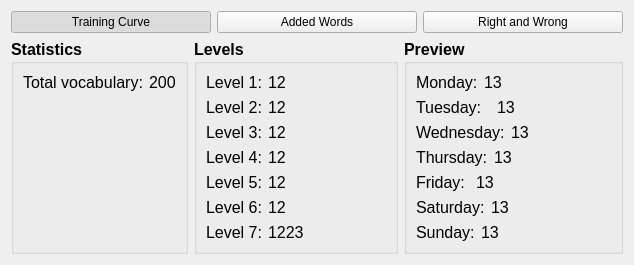
        <widget class="QWidget" name="stats_tab_page">
         <attribute name="title">
          <string>Start</string>
         </attribute>
         <layout class="QVBoxLayout" name="verticalLayout_31">
          <item>
           <layout class="QHBoxLayout" name="horizontalLayout_57">
            <item>
             <widget class="QPushButton" name="successStatisticsButton">
              <property name="text">
               <string>Training Curve</string>
              </property>
              <property name="checkable">
               <bool>true</bool>
              </property>
              <property name="checked">
               <bool>true</bool>
              </property>
              <property name="autoExclusive">
               <bool>true</bool>
              </property>
             </widget>
            </item>
            <item>
             <widget class="QPushButton" name="newWordsStatisticsButton">
              <property name="text">
               <string>Added Words</string>
              </property>
              <property name="checkable">
               <bool>true</bool>
              </property>
              <property name="autoExclusive">
               <bool>true</bool>
              </property>
             </widget>
            </item>
            <item>
             <widget class="QPushButton" name="RightorWrongStatisticsButton">
              <property name="text">
               <string>Right and Wrong</string>
              </property>
              <property name="checkable">
               <bool>true</bool>
              </property>
              <property name="autoExclusive">
               <bool>true</bool>
              </property>
             </widget>
            </item>
           </layout>
          </item>
          <item>
           <layout class="QHBoxLayout" name="horizontalLayout_33">
            <item>
             <widget class="QGroupBox" name="groupBox">
              <property name="font">
               <font>
                <pointsize>12</pointsize>
                <weight>75</weight>
                <bold>true</bold>
               </font>
              </property>
              <property name="title">
               <string>Statistics</string>
              </property>
              <property name="flat">
               <bool>true</bool>
              </property>
              <layout class="QFormLayout" name="formLayout">
               <item row="0" column="0">
                <widget class="QLabel" name="label_50">
                 <property name="font">
                  <font>
                   <weight>50</weight>
                   <bold>false</bold>
                  </font>
                 </property>
                 <property name="text">
                  <string>Total vocabulary:</string>
                 </property>
                </widget>
               </item>
               <item row="0" column="1">
                <widget class="QLabel" name="total_amount_of_cards">
                 <property name="font">
                  <font>
                   <weight>50</weight>
                   <bold>false</bold>
                  </font>
                 </property>
                 <property name="text">
                  <string notr="true">200</string>
                 </property>
                </widget>
               </item>
              </layout>
             </widget>
            </item>
            <item>
             <widget class="QGroupBox" name="groupBox_3">
              <property name="font">
               <font>
                <pointsize>12</pointsize>
                <weight>75</weight>
                <bold>true</bold>
               </font>
              </property>
              <property name="styleSheet">
               <string notr="true"/>
              </property>
              <property name="title">
               <string>Levels</string>
              </property>
              <property name="flat">
               <bool>true</bool>
              </property>
              <layout class="QGridLayout" name="gridLayout_12">
               <item row="0" column="0">
                <layout class="QHBoxLayout" name="horizontalLayout_25">
                 <item>
                  <layout class="QVBoxLayout" name="verticalLayout_10">
                   <item>
                    <layout class="QHBoxLayout" name="horizontalLayout_18">
                     <item>
                      <widget class="QLabel" name="label_21">
                       <property name="font">
                        <font>
                         <weight>50</weight>
                         <bold>false</bold>
                        </font>
                       </property>
                       <property name="text">
                        <string>Level 1:</string>
                       </property>
                      </widget>
                     </item>
                     <item>
                      <widget class="QLabel" name="statistics_label_deck1">
                       <property name="font">
                        <font>
                         <weight>50</weight>
                         <bold>false</bold>
                        </font>
                       </property>
                       <property name="text">
                        <string notr="true">12</string>
                       </property>
                      </widget>
                     </item>
                    </layout>
                   </item>
                   <item>
                    <layout class="QHBoxLayout" name="horizontalLayout_19">
                     <item>
                      <widget class="QLabel" name="label_23">
                       <property name="font">
                        <font>
                         <weight>50</weight>
                         <bold>false</bold>
                        </font>
                       </property>
                       <property name="text">
                        <string>Level 2:</string>
                       </property>
                      </widget>
                     </item>
                     <item>
                      <widget class="QLabel" name="statistics_label_deck2">
                       <property name="font">
                        <font>
                         <weight>50</weight>
                         <bold>false</bold>
                        </font>
                       </property>
                       <property name="text">
                        <string notr="true">12</string>
                       </property>
                      </widget>
                     </item>
                    </layout>
                   </item>
                   <item>
                    <layout class="QHBoxLayout" name="horizontalLayout_20">
                     <item>
                      <widget class="QLabel" name="label_25">
                       <property name="font">
                        <font>
                         <weight>50</weight>
                         <bold>false</bold>
                        </font>
                       </property>
                       <property name="text">
                        <string>Level 3:</string>
                       </property>
                      </widget>
                     </item>
                     <item>
                      <widget class="QLabel" name="statistics_label_deck3">
                       <property name="font">
                        <font>
                         <weight>50</weight>
                         <bold>false</bold>
                        </font>
                       </property>
                       <property name="text">
                        <string notr="true">12</string>
                       </property>
                      </widget>
                     </item>
                    </layout>
                   </item>
                   <item>
                    <layout class="QHBoxLayout" name="horizontalLayout_21">
                     <item>
                      <widget class="QLabel" name="label_27">
                       <property name="font">
                        <font>
                         <weight>50</weight>
                         <bold>false</bold>
                        </font>
                       </property>
                       <property name="text">
                        <string>Level 4:</string>
                       </property>
                      </widget>
                     </item>
                     <item>
                      <widget class="QLabel" name="statistics_label_deck4">
                       <property name="font">
                        <font>
                         <weight>50</weight>
                         <bold>false</bold>
                        </font>
                       </property>
                       <property name="text">
                        <string notr="true">12</string>
                       </property>
                      </widget>
                     </item>
                    </layout>
                   </item>
                   <item>
                    <layout class="QHBoxLayout" name="horizontalLayout_22">
                     <item>
                      <widget class="QLabel" name="label_29">
                       <property name="font">
                        <font>
                         <weight>50</weight>
                         <bold>false</bold>
                        </font>
                       </property>
                       <property name="text">
                        <string>Level 5:</string>
                       </property>
                      </widget>
                     </item>
                     <item>
                      <widget class="QLabel" name="statistics_label_deck5">
                       <property name="font">
                        <font>
                         <weight>50</weight>
                         <bold>false</bold>
                        </font>
                       </property>
                       <property name="text">
                        <string notr="true">12</string>
                       </property>
                      </widget>
                     </item>
                    </layout>
                   </item>
                   <item>
                    <layout class="QHBoxLayout" name="horizontalLayout_23">
                     <item>
                      <widget class="QLabel" name="label_31">
                       <property name="font">
                        <font>
                         <weight>50</weight>
                         <bold>false</bold>
                        </font>
                       </property>
                       <property name="text">
                        <string>Level 6:</string>
                       </property>
                      </widget>
                     </item>
                     <item>
                      <widget class="QLabel" name="statistics_label_deck6">
                       <property name="font">
                        <font>
                         <weight>50</weight>
                         <bold>false</bold>
                        </font>
                       </property>
                       <property name="text">
                        <string notr="true">12</string>
                       </property>
                      </widget>
                     </item>
                    </layout>
                   </item>
                   <item>
                    <layout class="QHBoxLayout" name="horizontalLayout_24">
                     <item>
                      <widget class="QLabel" name="label_35">
                       <property name="font">
                        <font>
                         <weight>50</weight>
                         <bold>false</bold>
                        </font>
                       </property>
                       <property name="styleSheet">
                        <string notr="true"/>
                       </property>
                       <property name="text">
                        <string>Level 7:</string>
                       </property>
                      </widget>
                     </item>
                     <item>
                      <widget class="QLabel" name="statistics_label_deck7">
                       <property name="font">
                        <font>
                         <weight>50</weight>
                         <bold>false</bold>
                        </font>
                       </property>
                       <property name="styleSheet">
                        <string notr="true"/>
                       </property>
                       <property name="text">
                        <string notr="true">1223</string>
                       </property>
                      </widget>
                     </item>
                    </layout>
                   </item>
                  </layout>
                 </item>
                 <item>
                  <spacer name="horizontalSpacer_9">
                   <property name="orientation">
                    <enum>Qt::Horizontal</enum>
                   </property>
                   <property name="sizeType">
                    <enum>QSizePolicy::Fixed</enum>
                   </property>
                   <property name="sizeHint" stdset="0">
                    <size>
                     <width>82</width>
                     <height>20</height>
                    </size>
                   </property>
                  </spacer>
                 </item>
                </layout>
               </item>
              </layout>
             </widget>
            </item>
            <item>
             <widget class="QGroupBox" name="groupBox_4">
              <property name="font">
               <font>
                <pointsize>12</pointsize>
                <weight>75</weight>
                <bold>true</bold>
               </font>
              </property>
              <property name="styleSheet">
               <string notr="true"/>
              </property>
              <property name="title">
               <string>Preview</string>
              </property>
              <property name="flat">
               <bool>true</bool>
              </property>
              <layout class="QGridLayout" name="gridLayout_13">
               <item row="0" column="0">
                <layout class="QVBoxLayout" name="verticalLayout_11">
                 <item>
                  <layout class="QHBoxLayout" name="horizontalLayout_26">
                   <item>
                    <widget class="QLabel" name="aday">
                     <property name="font">
                      <font>
                       <weight>50</weight>
                       <bold>false</bold>
                      </font>
                     </property>
                     <property name="text">
                      <string>Monday:</string>
                     </property>
                    </widget>
                   </item>
                   <item>
                    <widget class="QLabel" name="today_label">
                     <property name="font">
                      <font>
                       <weight>50</weight>
                       <bold>false</bold>
                      </font>
                     </property>
                     <property name="frameShape">
                      <enum>QFrame::NoFrame</enum>
                     </property>
                     <property name="text">
                      <string notr="true">13</string>
                     </property>
                    </widget>
                   </item>
                  </layout>
                 </item>
                 <item>
                  <layout class="QHBoxLayout" name="horizontalLayout_27">
                   <item>
                    <widget class="QLabel" name="bday">
                     <property name="font">
                      <font>
                       <weight>50</weight>
                       <bold>false</bold>
                      </font>
                     </property>
                     <property name="text">
                      <string>Tuesday:  </string>
                     </property>
                    </widget>
                   </item>
                   <item>
                    <widget class="QLabel" name="today_plus1_label">
                     <property name="font">
                      <font>
                       <weight>50</weight>
                       <bold>false</bold>
                      </font>
                     </property>
                     <property name="text">
                      <string notr="true">13</string>
                     </property>
                    </widget>
                   </item>
                  </layout>
                 </item>
                 <item>
                  <layout class="QHBoxLayout" name="horizontalLayout_29">
                   <item>
                    <widget class="QLabel" name="cday">
                     <property name="font">
                      <font>
                       <weight>50</weight>
                       <bold>false</bold>
                      </font>
                     </property>
                     <property name="text">
                      <string>Wednesday:</string>
                     </property>
                    </widget>
                   </item>
                   <item>
                    <widget class="QLabel" name="today_plus2_label">
                     <property name="font">
                      <font>
                       <weight>50</weight>
                       <bold>false</bold>
                      </font>
                     </property>
                     <property name="text">
                      <string notr="true">13</string>
                     </property>
                    </widget>
                   </item>
                  </layout>
                 </item>
                 <item>
                  <layout class="QHBoxLayout" name="horizontalLayout_28">
                   <item>
                    <widget class="QLabel" name="dday">
                     <property name="font">
                      <font>
                       <weight>50</weight>
                       <bold>false</bold>
                      </font>
                     </property>
                     <property name="text">
                      <string>Thursday:</string>
                     </property>
                    </widget>
                   </item>
                   <item>
                    <widget class="QLabel" name="today_plus3_label">
                     <property name="font">
                      <font>
                       <weight>50</weight>
                       <bold>false</bold>
                      </font>
                     </property>
                     <property name="text">
                      <string notr="true">13</string>
                     </property>
                    </widget>
                   </item>
                  </layout>
                 </item>
                 <item>
                  <layout class="QHBoxLayout" name="horizontalLayout_30">
                   <item>
                    <widget class="QLabel" name="eday">
                     <property name="font">
                      <font>
                       <weight>50</weight>
                       <bold>false</bold>
                      </font>
                     </property>
                     <property name="text">
                      <string>Friday:</string>
                     </property>
                    </widget>
                   </item>
                   <item>
                    <widget class="QLabel" name="today_plus4_label">
                     <property name="font">
                      <font>
                       <weight>50</weight>
                       <bold>false</bold>
                      </font>
                     </property>
                     <property name="text">
                      <string notr="true">13</string>
                     </property>
                    </widget>
                   </item>
                  </layout>
                 </item>
                 <item>
                  <layout class="QHBoxLayout" name="horizontalLayout_31">
                   <item>
                    <widget class="QLabel" name="fday">
                     <property name="font">
                      <font>
                       <weight>50</weight>
                       <bold>false</bold>
                      </font>
                     </property>
                     <property name="text">
                      <string>Saturday:</string>
                     </property>
                    </widget>
                   </item>
                   <item>
                    <widget class="QLabel" name="today_plus5_label">
                     <property name="font">
                      <font>
                       <weight>50</weight>
                       <bold>false</bold>
                      </font>
                     </property>
                     <property name="text">
                      <string notr="true">13</string>
                     </property>
                    </widget>
                   </item>
                  </layout>
                 </item>
                 <item>
                  <layout class="QHBoxLayout" name="horizontalLayout_32">
                   <item>
                    <widget class="QLabel" name="gday">
                     <property name="font">
                      <font>
                       <weight>50</weight>
                       <bold>false</bold>
                      </font>
                     </property>
                     <property name="text">
                      <string>Sunday:</string>
                     </property>
                    </widget>
                   </item>
                   <item>
                    <widget class="QLabel" name="today_plus6_label">
                     <property name="font">
                      <font>
                       <weight>50</weight>
                       <bold>false</bold>
                      </font>
                     </property>
                     <property name="text">
                      <string notr="true">13</string>
                     </property>
                    </widget>
                   </item>
                  </layout>
                 </item>
                </layout>
               </item>
               <item row="0" column="1">
                <spacer name="horizontalSpacer_10">
                 <property name="orientation">
                  <enum>Qt::Horizontal</enum>
                 </property>
                 <property name="sizeType">
                  <enum>QSizePolicy::Fixed</enum>
                 </property>
                 <property name="sizeHint" stdset="0">
                  <size>
                   <width>82</width>
                   <height>20</height>
                  </size>
                 </property>
                </spacer>
               </item>
              </layout>
             </widget>
            </item>
           </layout>
          </item>
         </layout>
        </widget>
